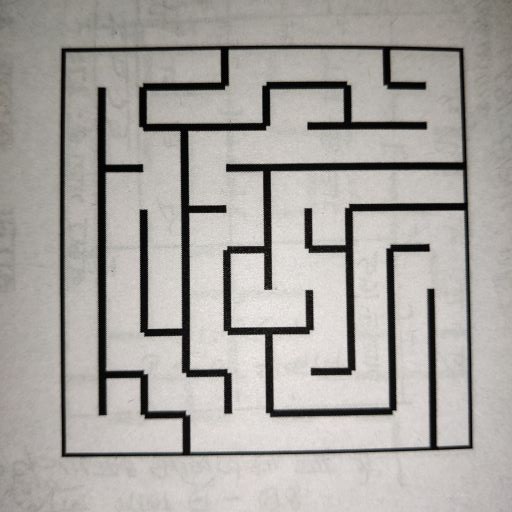
#> input picture task_1b_detect_and_encode_maze/test_cases/maze09.jpg, 512 x 512 px
$ jupyter execute finalpythonfile.ipynb
#> lines starting #> are read from the running program, lines starting #| are printed output that depends on the picture; after the words box and inside, x2 and y2 are one past the last pixel; in counts of white or black regions, pixels touching at a corner belong together
[cell 1]
import cv2 as cv
import numpy as np
from matplotlib import pyplot as plt
import imutils

[cell 2]
input_img = cv.imread("maze09.jpg",1)
#> input_img is the input picture: shape (512, 512, 3); mean B, G, R 160.4, 164.4, 167.9

[cell 3]
def applyPerspectiveTransform(input_img):

	"""
	Purpose:
	---
	takes a maze test case image as input and applies a Perspective Transfrom on it to isolate the maze

	Input Arguments:
	---
	`input_img` :   [ numpy array ]
		maze image in the form of a numpy array

	Returns:
	---
	`warped_img` :  [ numpy array ]
		resultant warped maze image after applying Perspective Transform

	Example call:
	---
	warped_img = applyPerspectiveTransform(input_img)
	"""

	warped_img = None

	##############	ADD YOUR CODE HERE	##############
	gray = cv.cvtColor(input_img, cv.COLOR_BGR2GRAY)
	gray = cv.GaussianBlur(gray, (3,3), 2)
	edged = cv.Canny(gray, 50, 200)
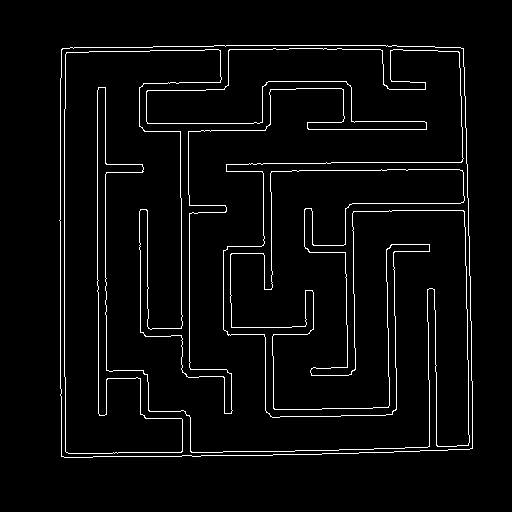
#> edged: shape (512, 512); 3.7% white in thin lines or dots, all inside (x1, y1, x2, y2) = (59, 45, 473, 458)
	cnts = cv.findContours(edged.copy(), cv.RETR_LIST, cv.CHAIN_APPROX_SIMPLE)
#> cnts = 4 contours; box (x1, y1, x2, y2) and area: (59, 45, 473, 458) 166546, (59, 45, 473, 458) 166543, (64, 48, 470, 454) 136346, (64, 48, 470, 454) 136230
	if len(cnts) == 2:
		cnts = cnts[0]
	elif len(cnts) == 3:
		cnts = cnts[1]
	cnts = sorted(cnts, key = cv.contourArea, reverse = True)
	for c in cnts:
		peri = cv.arcLength(c, True)
		approx = cv.approxPolyDP(c, 0.02 * peri, True)
		print(len(approx))

		if len(approx) == 4:
			screenCnt = approx
			break
#> this loop made 1 pass
#> (peri, screenCnt) on pass 1: (1637.4, [[61, 49], [61, 456], [472, 448], [463, 48]])
#| 4
	pts = screenCnt.reshape(4, 2)
#> pts = [[61, 49], [61, 456], [472, 448], [463, 48]]

	rect = np.zeros((4, 2), dtype = "float32")

	s = pts.sum(axis = 1)
#> s = [110, 517, 920, 511]
	rect[0] = pts[np.argmin(s)]
	rect[2] = pts[np.argmax(s)]

	diff = np.diff(pts, axis = 1)
#> diff = [-12, 395, -24, -415]
	rect[1] = pts[np.argmin(diff)]
	rect[3] = pts[np.argmax(diff)]
	(tl, tr, br, bl) = rect

	widthA = np.sqrt(((br[0] - bl[0]) ** 2) + ((br[1] - bl[1]) ** 2))
	widthB = np.sqrt(((tr[0] - tl[0]) ** 2) + ((tr[1] - tl[1]) ** 2))
	maxWidth = max(int(widthA), int(widthB))

	heightA = np.sqrt(((tr[0] - br[0]) ** 2) + ((tr[1] - br[1]) ** 2))
	heightB = np.sqrt(((tl[0] - bl[0]) ** 2) + ((tl[1] - bl[1]) ** 2))
	maxHeight = max(int(heightA), int(heightB))
	#print(f"max width{maxWidth} and max height = {maxHeight}")

	dst = np.array([[0, 0],[maxWidth - 1, 0],[maxWidth - 1, maxHeight - 1],[0, maxHeight - 1]], dtype = "float32")
	M = cv.getPerspectiveTransform(rect, dst)
	warped_img = cv.warpPerspective(input_img, M, (maxWidth, maxHeight))
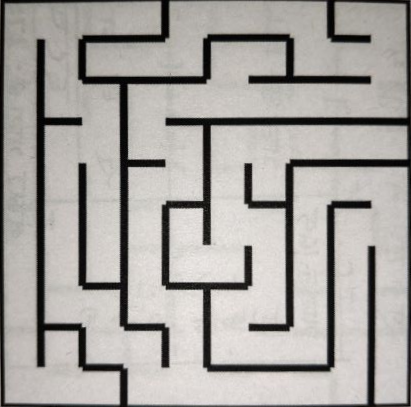
#> warped_img: shape (407, 411, 3); mean B, G, R 159.3, 163, 166.3


	##################################################

	return warped_img

[cell 4]
warped_img = applyPerspectiveTransform(input_img)

[cell 5]
def detectMaze(warped_img):

	"""
	Purpose:
	---
	takes the warped maze image as input and returns the maze encoded in form of a 2D array

	Input Arguments:
	---
	`warped_img` :    [ numpy array ]
		resultant warped maze image after applying Perspective Transform

	Returns:
	---
	`maze_array` :    [ nested list of lists ]
		encoded maze in the form of a 2D array

	Example call:
	---
	maze_array = detectMaze(warped_img)
	"""

	maze_array = []

	##############	ADD YOUR CODE HERE	##############
	warped_img_gray = cv.cvtColor(warped_img, cv.COLOR_BGR2GRAY)
	warped_img_gray = cv.GaussianBlur(warped_img_gray,(3,3),0)
	ret,thresh = cv.threshold(warped_img_gray,70,255,cv.THRESH_BINARY)
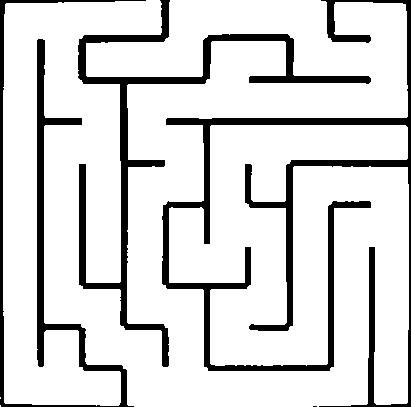
#> thresh: shape (407, 411); 85.2% white; 4 black regions (1 under 20 px), largest, box (x1, y1, x2, y2) and area: (162, 0, 411, 407) 11805, (78, 0, 371, 367) 7517, (0, 0, 146, 407) 5487
	thresh = cv.copyMakeBorder(thresh,5,5,5,5, cv.BORDER_CONSTANT,value=[0,0,0])
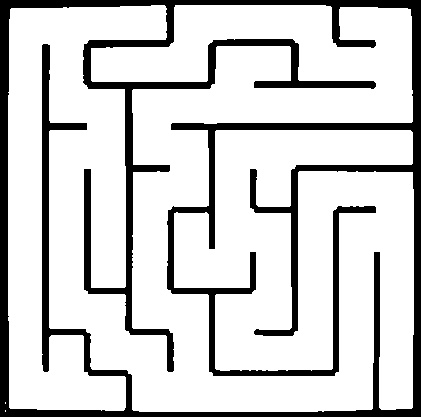
#> thresh: shape (417, 421); 81.1% white; 1 black region, box (x1, y1, x2, y2) and area: (0, 0, 421, 417) 33093
	resized_image = cv.resize(thresh, (400, 400))
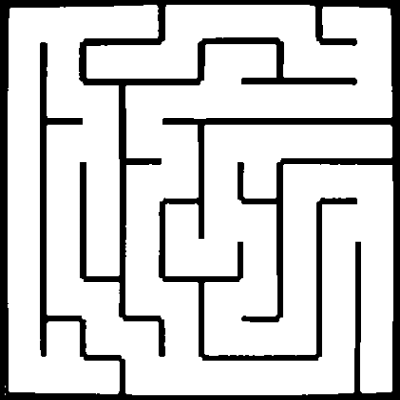
#> resized_image: shape (400, 400); min 0, max 255, mean 207
	jincrement = resized_image.shape[0]//10
#> jincrement = 40
	iincrement = resized_image.shape[1]//10
#> iincrement = 40


	for i in range(0,resized_image.shape[1],iincrement):
		maze_array.append([])
		for j in range(0,resized_image.shape[0],jincrement):


				img_temp = resized_image[i:i+44,j:j+44]


				img_temp = cv.rectangle(img_temp,(0,0),(10,10),[255,255,255],-1)
				img_temp = cv.rectangle(img_temp,(35,0),(44,10),[255,255,255],-1)

				img_temp = cv.rectangle(img_temp,(0,35),(10,45),[255,255,255],-1)

				img_temp = cv.rectangle(img_temp,(35,35),(44,44),[255,255,255],-1)


				north = 0
				west = 0
				east = 0
				south = 0

				if(img_temp[0,20] or img_temp[5,20] or img_temp[10,20]):

						north = 2


				if(img_temp[20,0] or img_temp[20,10] or img_temp[20,15] or img_temp[15,0]):
						west = 1


				if(img_temp[30,20] or img_temp[35,20] or img_temp[43,20] ):

						south = 8


				if(img_temp[20,30] or img_temp[20,35] or img_temp[20,43] ):


						east = 4

				print(east,north,west,south)
				plt.imshow(img_temp,cmap= 'gray')
				plt.show()

				maze_array[i//40].append(north + south + east + west)
#> this loop made 10 passes
#> pass 1, in detectMaze, `plt.show()`:
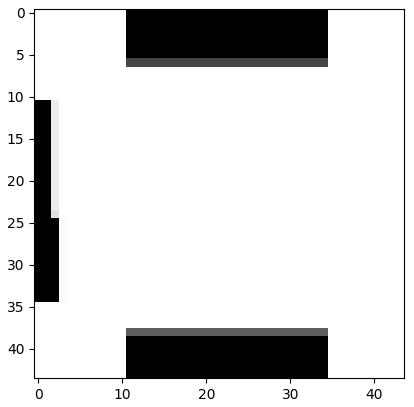
#> figure drawn by matplotlib, 1 panel
#> pass 1, in detectMaze, `plt.show()`:
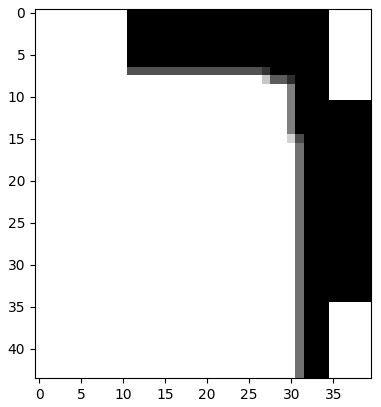
#> figure drawn by matplotlib, 1 panel
#> pass 2, in detectMaze, `plt.show()`:
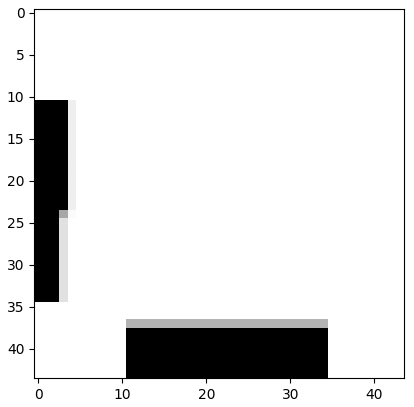
#> figure drawn by matplotlib, 1 panel
#> pass 2, in detectMaze, `plt.show()`:
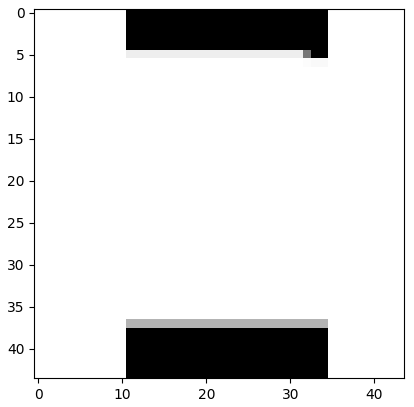
#> figure drawn by matplotlib, 1 panel
#> pass 2, in detectMaze, `plt.show()`:
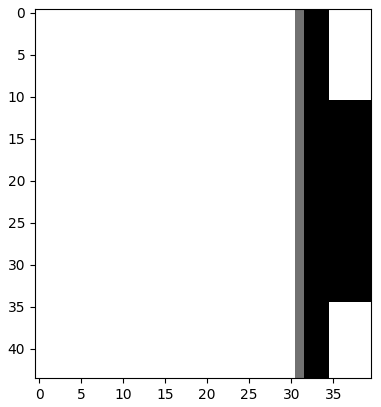
#> figure drawn by matplotlib, 1 panel
#> after the loop, maze_array = 10 items


	##################################################

	return maze_array

[cell 6]
maze_array = detectMaze(warped_img)
#> maze_array = 10 items

[cell 7]
print(maze_array)
#> (printed output is left out)

$ run again, with task_1b_detect_and_encode_maze/test_cases/maze00.jpg copied over task_1b_detect_and_encode_maze/test_cases/maze09.jpg
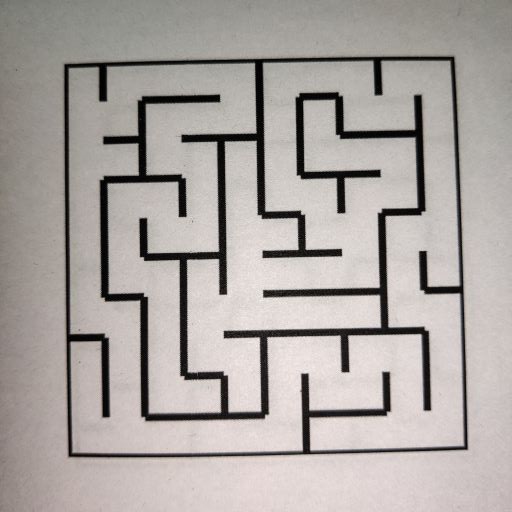
#> input picture task_1b_detect_and_encode_maze/test_cases/maze00.jpg, 512 x 512 px
#> input_img is the input picture: shape (512, 512, 3); mean B, G, R 161.5, 164.9, 171
#> in applyPerspectiveTransform, `edged = cv.Canny(gray, 50, 200)`:
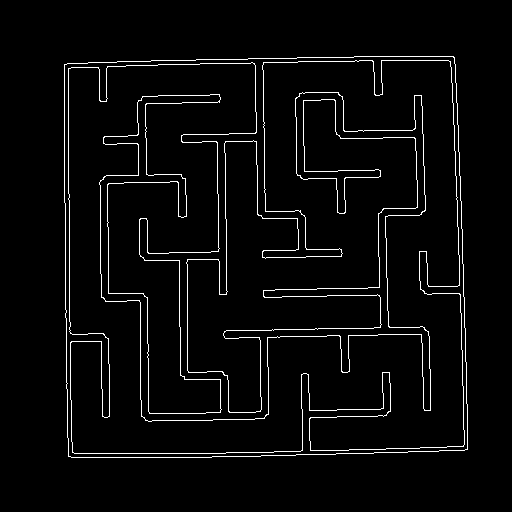
#> edged: shape (512, 512); 3.5% white in thin lines or dots, all inside (x1, y1, x2, y2) = (64, 56, 468, 458)
#> cnts = 4 contours; box (x1, y1, x2, y2) and area: (64, 56, 468, 458) 157110, (64, 56, 468, 458) 157106, (68, 60, 465, 454) 128196, (68, 60, 465, 454) 128062
#> the loop in applyPerspectiveTransform, `for c in cnts:` made 1 pass
#> (peri, screenCnt) on pass 1: (1589.2, [[453, 56], [64, 64], [68, 456], [467, 449]])
#> (printed output is left out)
#> pts = [[453, 56], [64, 64], [68, 456], [467, 449]]
#> s = [509, 128, 524, 916]
#> diff = [-397, 0, 388, -18]
#> the loop in detectMaze, `for i in range(0,resized_image.shape[1],iincrement):` made 10 passes
#> pass 2, in detectMaze, `plt.show()`:
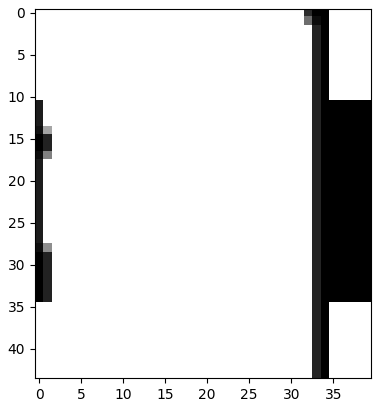
#> figure drawn by matplotlib, 1 panel
#> after the loop in detectMaze, `for i in range(0,resized_image.shape[1],iincrement):`: maze_array = 10 items
#> (printed output is left out)

$ run again, with task_1b_detect_and_encode_maze/test_cases/maze01.jpg copied over task_1b_detect_and_encode_maze/test_cases/maze09.jpg
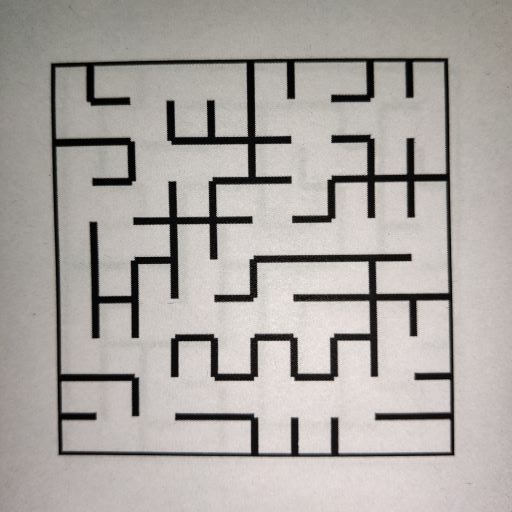
#> input picture task_1b_detect_and_encode_maze/test_cases/maze01.jpg, 512 x 512 px
#> input_img is the input picture: shape (512, 512, 3); mean B, G, R 163, 166.8, 171.7
#> edged: shape (512, 512); 3.5% white in thin lines or dots, all inside (x1, y1, x2, y2) = (50, 57, 455, 458)
#> cnts = 4 contours; box (x1, y1, x2, y2) and area: (50, 57, 455, 458) 157516, (50, 57, 455, 458) 157514, (55, 61, 451, 454) 129620, (55, 61, 451, 454) 129434
#> the loop in applyPerspectiveTransform, `for c in cnts:` made 1 pass
#> (peri, screenCnt) on pass 1: (1600.1, [[447, 58], [51, 63], [58, 454], [454, 454]])
#> (printed output is left out)
#> pts = [[447, 58], [51, 63], [58, 454], [454, 454]]
#> s = [505, 114, 512, 908]
#> diff = [-389, 12, 396, 0]
#> the loop in detectMaze, `for i in range(0,resized_image.shape[1],iincrement):` made 10 passes
#> pass 2, in detectMaze, `plt.show()`:
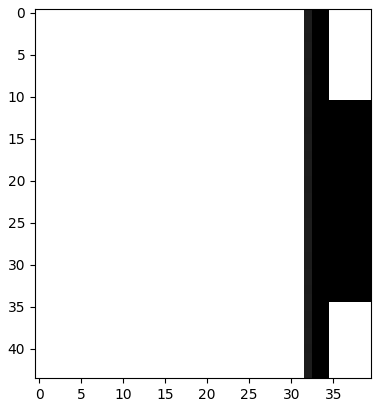
#> figure drawn by matplotlib, 1 panel
#> after the loop in detectMaze, `for i in range(0,resized_image.shape[1],iincrement):`: maze_array = 10 items
#> (printed output is left out)
